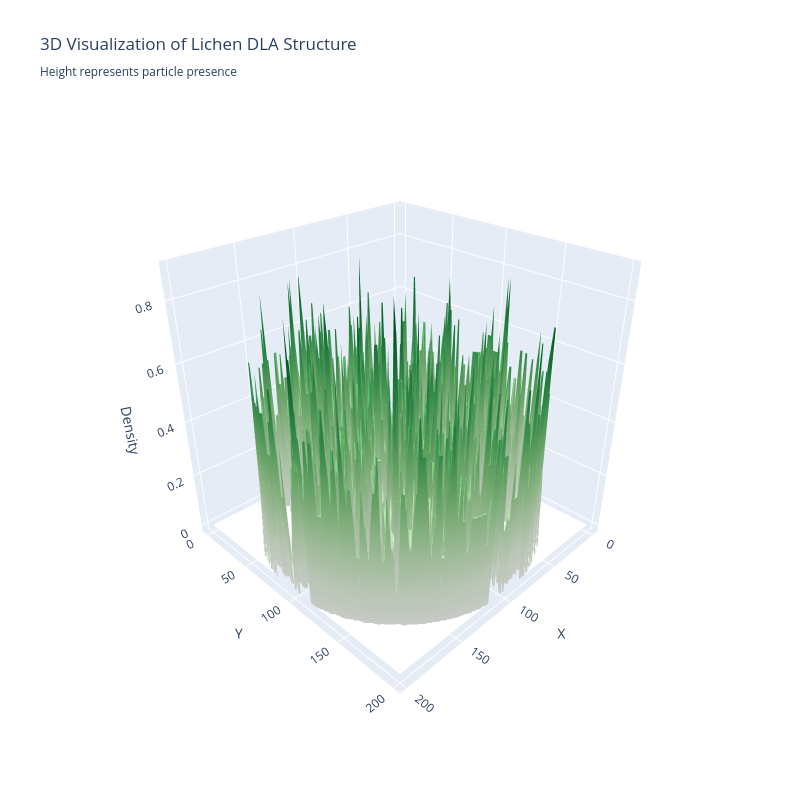

This figure's notebook cell:
### Markdown cell above
---

## 3D Visualization with Plotly

Let's visualize the lichen DLA structure as a 3D surface where height represents particle density.

### Code cell
# Create a 3D visualization without scipy dependency
# Using simple averaging for smoothing instead of gaussian_filter

def simple_smooth(grid, window=3):
    """Simple box blur smoothing without scipy."""
    result = np.zeros_like(grid, dtype=float)
    h, w = grid.shape
    half = window // 2
    
    for i in range(h):
        for j in range(w):
            count = 0
            total = 0.0
            for di in range(-half, half + 1):
                for dj in range(-half, half + 1):
                    ni, nj = i + di, j + dj
                    if 0 <= ni < h and 0 <= nj < w:
                        total += grid[ni, nj]
                        count += 1
            result[i, j] = total / count if count > 0 else 0
    return result

# Downsample for visualization
downsample = 4
lichen_small = lichen_grid[::downsample, ::downsample]

# Apply simple smoothing
lichen_smooth = simple_smooth(lichen_small.astype(float), window=3)

# Create 3D surface plot
fig = go.Figure(data=[go.Surface(
    z=lichen_smooth,
    colorscale='Greens',
    showscale=False
)])

fig.update_layout(
    title='3D Visualization of Lichen DLA Structure<br><sub>Height represents particle presence</sub>',
    width=800,
    height=800,
    scene=dict(
        xaxis_title='X',
        yaxis_title='Y',
        zaxis_title='Density',
        camera=dict(eye=dict(x=1.5, y=1.5, z=1.2))
    )
)

fig.show()

### Figure 1 — Plotly figure (JSON) as saved in the notebook; plotly's stock layout.template omitted (floating-point values rounded to 4 significant figures; data arrays with more than 128 entries replaced by an {"elided": "..."} marker saying what was removed)
{"data": [{"colorscale": [[0, "rgb(247,252,245)"], [0.125, "rgb(229,245,224)"], [0.25, "rgb(199,233,192)"], [0.375, "rgb(161,217,155)"], [0.5, "rgb(116,196,118)"], [0.625, "rgb(65,171,93)"], [0.75, "rgb(35,139,69)"], [0.875, "rgb(0,109,44)"], [1, "rgb(0,68,27)"]], "showscale": false, "type": "surface", "z": {"elided": "200x200 float values"}}], "layout": {"height": 800, "scene": {"camera": {"eye": {"x": 1.5, "y": 1.5, "z": 1.2}}, "xaxis": {"title": {"text": "X"}}, "yaxis": {"title": {"text": "Y"}}, "zaxis": {"title": {"text": "Density"}}}, "title": {"text": "3D Visualization of Lichen DLA Structure<br><sub>Height represents particle presence</sub>"}, "width": 800}}
